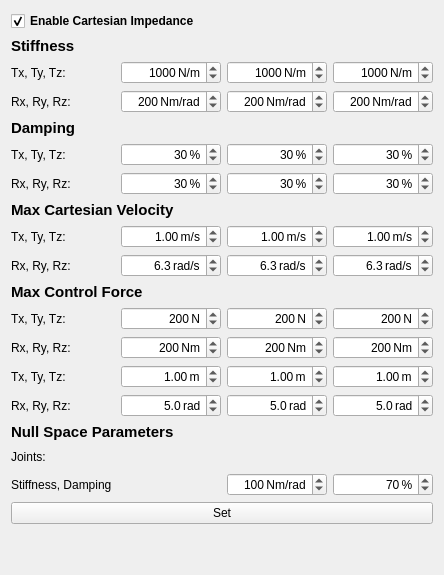
     <widget class="QWidget" name="tab_SetImpedance">
      <attribute name="title">
       <string>Cartesian Impedance</string>
      </attribute>
      <layout class="QVBoxLayout" name="verticalLayout_5">
       <item>
        <widget class="QCheckBox" name="chk_CartImpedance">
         <property name="font">
          <font>
           <weight>75</weight>
           <bold>true</bold>
          </font>
         </property>
         <property name="text">
          <string>Enable Cartesian Impedance</string>
         </property>
         <property name="checked">
          <bool>true</bool>
         </property>
        </widget>
       </item>
       <item>
        <layout class="QVBoxLayout" name="verticalLayout_2">
         <item>
          <widget class="QLabel" name="label_12">
           <property name="font">
            <font>
             <pointsize>11</pointsize>
             <weight>75</weight>
             <bold>true</bold>
             <kerning>true</kerning>
            </font>
           </property>
           <property name="text">
            <string>Stiffness</string>
           </property>
          </widget>
         </item>
         <item>
          <layout class="QGridLayout" name="group_Impedance" rowstretch="0,0,0">
           <item row="2" column="0">
            <widget class="QLabel" name="label_8">
             <property name="text">
              <string>Rx, Ry, Rz:</string>
             </property>
            </widget>
           </item>
           <item row="2" column="4">
            <widget class="QDoubleSpinBox" name="spin_Stiffness_RZ">
             <property name="alignment">
              <set>Qt::AlignRight|Qt::AlignTrailing|Qt::AlignVCenter</set>
             </property>
             <property name="suffix">
              <string> Nm/rad</string>
             </property>
             <property name="decimals">
              <number>0</number>
             </property>
             <property name="maximum">
              <double>999.000000000000000</double>
             </property>
             <property name="value">
              <double>200.000000000000000</double>
             </property>
            </widget>
           </item>
           <item row="1" column="0">
            <widget class="QLabel" name="label_7">
             <property name="text">
              <string>Tx, Ty, Tz:</string>
             </property>
            </widget>
           </item>
           <item row="2" column="2">
            <widget class="QDoubleSpinBox" name="spin_Stiffness_RX">
             <property name="alignment">
              <set>Qt::AlignRight|Qt::AlignTrailing|Qt::AlignVCenter</set>
             </property>
             <property name="suffix">
              <string> Nm/rad</string>
             </property>
             <property name="decimals">
              <number>0</number>
             </property>
             <property name="maximum">
              <double>999.000000000000000</double>
             </property>
             <property name="value">
              <double>200.000000000000000</double>
             </property>
            </widget>
           </item>
           <item row="1" column="3">
            <widget class="QDoubleSpinBox" name="spin_Stiffness_Y">
             <property name="minimumSize">
              <size>
               <width>100</width>
               <height>0</height>
              </size>
             </property>
             <property name="alignment">
              <set>Qt::AlignRight|Qt::AlignTrailing|Qt::AlignVCenter</set>
             </property>
             <property name="suffix">
              <string> N/m</string>
             </property>
             <property name="decimals">
              <number>0</number>
             </property>
             <property name="maximum">
              <double>10000.000000000000000</double>
             </property>
             <property name="value">
              <double>1000.000000000000000</double>
             </property>
            </widget>
           </item>
           <item row="1" column="4">
            <widget class="QDoubleSpinBox" name="spin_Stiffness_Z">
             <property name="minimumSize">
              <size>
               <width>100</width>
               <height>0</height>
              </size>
             </property>
             <property name="alignment">
              <set>Qt::AlignRight|Qt::AlignTrailing|Qt::AlignVCenter</set>
             </property>
             <property name="suffix">
              <string> N/m</string>
             </property>
             <property name="decimals">
              <number>0</number>
             </property>
             <property name="maximum">
              <double>10000.000000000000000</double>
             </property>
             <property name="value">
              <double>1000.000000000000000</double>
             </property>
            </widget>
           </item>
           <item row="1" column="2">
            <widget class="QDoubleSpinBox" name="spin_Stiffness_X">
             <property name="minimumSize">
              <size>
               <width>100</width>
               <height>0</height>
              </size>
             </property>
             <property name="baseSize">
              <size>
               <width>0</width>
               <height>0</height>
              </size>
             </property>
             <property name="alignment">
              <set>Qt::AlignRight|Qt::AlignTrailing|Qt::AlignVCenter</set>
             </property>
             <property name="suffix">
              <string> N/m</string>
             </property>
             <property name="decimals">
              <number>0</number>
             </property>
             <property name="maximum">
              <double>10000.000000000000000</double>
             </property>
             <property name="value">
              <double>1000.000000000000000</double>
             </property>
            </widget>
           </item>
           <item row="2" column="3">
            <widget class="QDoubleSpinBox" name="spin_Stiffness_RY">
             <property name="alignment">
              <set>Qt::AlignRight|Qt::AlignTrailing|Qt::AlignVCenter</set>
             </property>
             <property name="suffix">
              <string> Nm/rad</string>
             </property>
             <property name="decimals">
              <number>0</number>
             </property>
             <property name="maximum">
              <double>999.000000000000000</double>
             </property>
             <property name="value">
              <double>200.000000000000000</double>
             </property>
            </widget>
           </item>
           <item row="1" column="1">
            <spacer name="horizontalSpacer_6">
             <property name="orientation">
              <enum>Qt::Horizontal</enum>
             </property>
             <property name="sizeHint" stdset="0">
              <size>
               <width>40</width>
               <height>20</height>
              </size>
             </property>
            </spacer>
           </item>
          </layout>
         </item>
         <item>
          <widget class="QLabel" name="label_11">
           <property name="font">
            <font>
             <pointsize>11</pointsize>
             <weight>75</weight>
             <bold>true</bold>
            </font>
           </property>
           <property name="text">
            <string>Damping</string>
           </property>
          </widget>
         </item>
         <item>
          <layout class="QGridLayout" name="gridLayout_9">
           <item row="1" column="3">
            <widget class="QDoubleSpinBox" name="spin_Damping_RY">
             <property name="alignment">
              <set>Qt::AlignRight|Qt::AlignTrailing|Qt::AlignVCenter</set>
             </property>
             <property name="suffix">
              <string> %</string>
             </property>
             <property name="decimals">
              <number>0</number>
             </property>
             <property name="minimum">
              <double>1.000000000000000</double>
             </property>
             <property name="value">
              <double>30.000000000000000</double>
             </property>
            </widget>
           </item>
           <item row="0" column="0">
            <widget class="QLabel" name="label_9">
             <property name="text">
              <string>Tx, Ty, Tz:</string>
             </property>
            </widget>
           </item>
           <item row="0" column="2">
            <widget class="QDoubleSpinBox" name="spin_Damping_X">
             <property name="minimumSize">
              <size>
               <width>100</width>
               <height>0</height>
              </size>
             </property>
             <property name="alignment">
              <set>Qt::AlignRight|Qt::AlignTrailing|Qt::AlignVCenter</set>
             </property>
             <property name="suffix">
              <string> %</string>
             </property>
             <property name="decimals">
              <number>0</number>
             </property>
             <property name="minimum">
              <double>1.000000000000000</double>
             </property>
             <property name="maximum">
              <double>100.000000000000000</double>
             </property>
             <property name="value">
              <double>30.000000000000000</double>
             </property>
            </widget>
           </item>
           <item row="1" column="4">
            <widget class="QDoubleSpinBox" name="spin_Damping_RZ">
             <property name="alignment">
              <set>Qt::AlignRight|Qt::AlignTrailing|Qt::AlignVCenter</set>
             </property>
             <property name="suffix">
              <string> %</string>
             </property>
             <property name="decimals">
              <number>0</number>
             </property>
             <property name="minimum">
              <double>1.000000000000000</double>
             </property>
             <property name="value">
              <double>30.000000000000000</double>
             </property>
            </widget>
           </item>
           <item row="1" column="2">
            <widget class="QDoubleSpinBox" name="spin_Damping_RX">
             <property name="alignment">
              <set>Qt::AlignRight|Qt::AlignTrailing|Qt::AlignVCenter</set>
             </property>
             <property name="suffix">
              <string> %</string>
             </property>
             <property name="decimals">
              <number>0</number>
             </property>
             <property name="minimum">
              <double>1.000000000000000</double>
             </property>
             <property name="value">
              <double>30.000000000000000</double>
             </property>
            </widget>
           </item>
           <item row="0" column="3">
            <widget class="QDoubleSpinBox" name="spin_Damping_Y">
             <property name="minimumSize">
              <size>
               <width>100</width>
               <height>0</height>
              </size>
             </property>
             <property name="alignment">
              <set>Qt::AlignRight|Qt::AlignTrailing|Qt::AlignVCenter</set>
             </property>
             <property name="suffix">
              <string> %</string>
             </property>
             <property name="decimals">
              <number>0</number>
             </property>
             <property name="minimum">
              <double>1.000000000000000</double>
             </property>
             <property name="maximum">
              <double>100.000000000000000</double>
             </property>
             <property name="value">
              <double>30.000000000000000</double>
             </property>
            </widget>
           </item>
           <item row="0" column="4">
            <widget class="QDoubleSpinBox" name="spin_Damping_Z">
             <property name="minimumSize">
              <size>
               <width>100</width>
               <height>0</height>
              </size>
             </property>
             <property name="alignment">
              <set>Qt::AlignRight|Qt::AlignTrailing|Qt::AlignVCenter</set>
             </property>
             <property name="suffix">
              <string> %</string>
             </property>
             <property name="decimals">
              <number>0</number>
             </property>
             <property name="minimum">
              <double>1.000000000000000</double>
             </property>
             <property name="maximum">
              <double>100.000000000000000</double>
             </property>
             <property name="value">
              <double>30.000000000000000</double>
             </property>
            </widget>
           </item>
           <item row="1" column="0">
            <widget class="QLabel" name="label_10">
             <property name="text">
              <string>Rx, Ry, Rz: </string>
             </property>
            </widget>
           </item>
           <item row="0" column="1">
            <spacer name="horizontalSpacer_7">
             <property name="orientation">
              <enum>Qt::Horizontal</enum>
             </property>
             <property name="sizeHint" stdset="0">
              <size>
               <width>40</width>
               <height>20</height>
              </size>
             </property>
            </spacer>
           </item>
          </layout>
         </item>
         <item>
          <widget class="QLabel" name="label_15">
           <property name="font">
            <font>
             <pointsize>11</pointsize>
             <weight>75</weight>
             <bold>true</bold>
            </font>
           </property>
           <property name="text">
            <string>Max Cartesian Velocity</string>
           </property>
          </widget>
         </item>
         <item>
          <layout class="QGridLayout" name="gridLayout_10">
           <item row="0" column="3">
            <widget class="QDoubleSpinBox" name="spin_MaxVel_Y">
             <property name="minimumSize">
              <size>
               <width>100</width>
               <height>0</height>
              </size>
             </property>
             <property name="alignment">
              <set>Qt::AlignRight|Qt::AlignTrailing|Qt::AlignVCenter</set>
             </property>
             <property name="suffix">
              <string> m/s</string>
             </property>
             <property name="maximum">
              <double>9.990000000000000</double>
             </property>
             <property name="singleStep">
              <double>0.010000000000000</double>
             </property>
             <property name="value">
              <double>1.000000000000000</double>
             </property>
            </widget>
           </item>
           <item row="0" column="2">
            <widget class="QDoubleSpinBox" name="spin_MaxVel_X">
             <property name="minimumSize">
              <size>
               <width>100</width>
               <height>0</height>
              </size>
             </property>
             <property name="alignment">
              <set>Qt::AlignRight|Qt::AlignTrailing|Qt::AlignVCenter</set>
             </property>
             <property name="suffix">
              <string> m/s</string>
             </property>
             <property name="maximum">
              <double>9.990000000000000</double>
             </property>
             <property name="singleStep">
              <double>0.010000000000000</double>
             </property>
             <property name="value">
              <double>1.000000000000000</double>
             </property>
            </widget>
           </item>
           <item row="0" column="0">
            <widget class="QLabel" name="label_14">
             <property name="text">
              <string>Tx, Ty, Tz:</string>
             </property>
            </widget>
           </item>
           <item row="0" column="4">
            <widget class="QDoubleSpinBox" name="spin_MaxVel_Z">
             <property name="minimumSize">
              <size>
               <width>100</width>
               <height>0</height>
              </size>
             </property>
             <property name="alignment">
              <set>Qt::AlignRight|Qt::AlignTrailing|Qt::AlignVCenter</set>
             </property>
             <property name="suffix">
              <string> m/s</string>
             </property>
             <property name="maximum">
              <double>9.990000000000000</double>
             </property>
             <property name="singleStep">
              <double>0.010000000000000</double>
             </property>
             <property name="value">
              <double>1.000000000000000</double>
             </property>
            </widget>
           </item>
           <item row="1" column="0">
            <widget class="QLabel" name="label_13">
             <property name="text">
              <string>Rx, Ry, Rz:</string>
             </property>
            </widget>
           </item>
           <item row="1" column="2">
            <widget class="QDoubleSpinBox" name="spin_MaxVel_RX">
             <property name="alignment">
              <set>Qt::AlignRight|Qt::AlignTrailing|Qt::AlignVCenter</set>
             </property>
             <property name="suffix">
              <string> rad/s</string>
             </property>
             <property name="decimals">
              <number>1</number>
             </property>
             <property name="singleStep">
              <double>0.100000000000000</double>
             </property>
             <property name="value">
              <double>6.300000000000000</double>
             </property>
            </widget>
           </item>
           <item row="1" column="4">
            <widget class="QDoubleSpinBox" name="spin_MaxVel_RZ">
             <property name="alignment">
              <set>Qt::AlignRight|Qt::AlignTrailing|Qt::AlignVCenter</set>
             </property>
             <property name="suffix">
              <string> rad/s</string>
             </property>
             <property name="decimals">
              <number>1</number>
             </property>
             <property name="singleStep">
              <double>0.100000000000000</double>
             </property>
             <property name="value">
              <double>6.300000000000000</double>
             </property>
            </widget>
           </item>
           <item row="1" column="3">
            <widget class="QDoubleSpinBox" name="spin_MaxVel_RY">
             <property name="alignment">
              <set>Qt::AlignRight|Qt::AlignTrailing|Qt::AlignVCenter</set>
             </property>
             <property name="suffix">
              <string> rad/s</string>
             </property>
             <property name="decimals">
              <number>1</number>
             </property>
             <property name="singleStep">
              <double>0.100000000000000</double>
             </property>
             <property name="value">
              <double>6.300000000000000</double>
             </property>
            </widget>
           </item>
           <item row="0" column="1">
            <spacer name="horizontalSpacer_8">
             <property name="orientation">
              <enum>Qt::Horizontal</enum>
             </property>
             <property name="sizeHint" stdset="0">
              <size>
               <width>40</width>
               <height>20</height>
              </size>
             </property>
            </spacer>
           </item>
          </layout>
         </item>
         <item>
          <widget class="QLabel" name="label_18">
           <property name="font">
            <font>
             <pointsize>11</pointsize>
             <weight>75</weight>
             <bold>true</bold>
            </font>
           </property>
           <property name="text">
            <string>Max Control Force</string>
           </property>
          </widget>
         </item>
         <item>
          <layout class="QGridLayout" name="gridLayout_11">
           <item row="0" column="0">
            <widget class="QLabel" name="label_17">
             <property name="text">
              <string>Tx, Ty, Tz:</string>
             </property>
            </widget>
           </item>
           <item row="0" column="2">
            <widget class="QDoubleSpinBox" name="spin_MaxCtrlForce_X">
             <property name="minimumSize">
              <size>
               <width>100</width>
               <height>0</height>
              </size>
             </property>
             <property name="alignment">
              <set>Qt::AlignRight|Qt::AlignTrailing|Qt::AlignVCenter</set>
             </property>
             <property name="suffix">
              <string> N</string>
             </property>
             <property name="decimals">
              <number>0</number>
             </property>
             <property name="maximum">
              <double>999.000000000000000</double>
             </property>
             <property name="value">
              <double>200.000000000000000</double>
             </property>
            </widget>
           </item>
           <item row="3" column="4">
            <widget class="QDoubleSpinBox" name="spin_MaxPathDev_RZ">
             <property name="alignment">
              <set>Qt::AlignRight|Qt::AlignTrailing|Qt::AlignVCenter</set>
             </property>
             <property name="suffix">
              <string> rad</string>
             </property>
             <property name="decimals">
              <number>1</number>
             </property>
             <property name="maximum">
              <double>99.900000000000006</double>
             </property>
             <property name="singleStep">
              <double>0.100000000000000</double>
             </property>
             <property name="value">
              <double>5.000000000000000</double>
             </property>
            </widget>
           </item>
           <item row="1" column="3">
            <widget class="QDoubleSpinBox" name="spin_MaxCtrlForce_RY">
             <property name="alignment">
              <set>Qt::AlignRight|Qt::AlignTrailing|Qt::AlignVCenter</set>
             </property>
             <property name="suffix">
              <string> Nm</string>
             </property>
             <property name="decimals">
              <number>0</number>
             </property>
             <property name="maximum">
              <double>999.000000000000000</double>
             </property>
             <property name="value">
              <double>200.000000000000000</double>
             </property>
            </widget>
           </item>
           <item row="2" column="3">
            <widget class="QDoubleSpinBox" name="spin_MaxPathDev_Y">
             <property name="alignment">
              <set>Qt::AlignRight|Qt::AlignTrailing|Qt::AlignVCenter</set>
             </property>
             <property name="suffix">
              <string> m</string>
             </property>
             <property name="singleStep">
              <double>0.010000000000000</double>
             </property>
             <property name="value">
              <double>1.000000000000000</double>
             </property>
            </widget>
           </item>
           <item row="0" column="4">
            <widget class="QDoubleSpinBox" name="spin_MaxCtrlForce_Z">
             <property name="minimumSize">
              <size>
               <width>100</width>
               <height>0</height>
              </size>
             </property>
             <property name="alignment">
              <set>Qt::AlignRight|Qt::AlignTrailing|Qt::AlignVCenter</set>
             </property>
             <property name="suffix">
              <string> N</string>
             </property>
             <property name="decimals">
              <number>0</number>
             </property>
             <property name="maximum">
              <double>999.000000000000000</double>
             </property>
             <property name="value">
              <double>200.000000000000000</double>
             </property>
            </widget>
           </item>
           <item row="3" column="0">
            <widget class="QLabel" name="label_19">
             <property name="text">
              <string>Rx, Ry, Rz:</string>
             </property>
            </widget>
           </item>
           <item row="2" column="0">
            <widget class="QLabel" name="label_20">
             <property name="text">
              <string>Tx, Ty, Tz:</string>
             </property>
            </widget>
           </item>
           <item row="0" column="3">
            <widget class="QDoubleSpinBox" name="spin_MaxCtrlForce_Y">
             <property name="minimumSize">
              <size>
               <width>100</width>
               <height>0</height>
              </size>
             </property>
             <property name="alignment">
              <set>Qt::AlignRight|Qt::AlignTrailing|Qt::AlignVCenter</set>
             </property>
             <property name="suffix">
              <string> N</string>
             </property>
             <property name="decimals">
              <number>0</number>
             </property>
             <property name="maximum">
              <double>999.000000000000000</double>
             </property>
             <property name="value">
              <double>200.000000000000000</double>
             </property>
            </widget>
           </item>
           <item row="1" column="0">
            <widget class="QLabel" name="label_16">
             <property name="text">
              <string>Rx, Ry, Rz:</string>
             </property>
            </widget>
           </item>
           <item row="3" column="2">
            <widget class="QDoubleSpinBox" name="spin_MaxPathDev_RX">
             <property name="alignment">
              <set>Qt::AlignRight|Qt::AlignTrailing|Qt::AlignVCenter</set>
             </property>
             <property name="suffix">
              <string> rad</string>
             </property>
             <property name="decimals">
              <number>1</number>
             </property>
             <property name="maximum">
              <double>99.900000000000006</double>
             </property>
             <property name="singleStep">
              <double>0.100000000000000</double>
             </property>
             <property name="value">
              <double>5.000000000000000</double>
             </property>
            </widget>
           </item>
           <item row="2" column="4">
            <widget class="QDoubleSpinBox" name="spin_MaxPathDev_Z">
             <property name="alignment">
              <set>Qt::AlignRight|Qt::AlignTrailing|Qt::AlignVCenter</set>
             </property>
             <property name="suffix">
              <string> m</string>
             </property>
             <property name="singleStep">
              <double>0.010000000000000</double>
             </property>
             <property name="value">
              <double>1.000000000000000</double>
             </property>
            </widget>
           </item>
           <item row="2" column="2">
            <widget class="QDoubleSpinBox" name="spin_MaxPathDev_X">
             <property name="alignment">
              <set>Qt::AlignRight|Qt::AlignTrailing|Qt::AlignVCenter</set>
             </property>
             <property name="suffix">
              <string> m</string>
             </property>
             <property name="singleStep">
              <double>0.010000000000000</double>
             </property>
             <property name="value">
              <double>1.000000000000000</double>
             </property>
            </widget>
           </item>
           <item row="1" column="2">
            <widget class="QDoubleSpinBox" name="spin_MaxCtrlForce_RX">
             <property name="alignment">
              <set>Qt::AlignRight|Qt::AlignTrailing|Qt::AlignVCenter</set>
             </property>
             <property name="suffix">
              <string> Nm</string>
             </property>
             <property name="decimals">
              <number>0</number>
             </property>
             <property name="maximum">
              <double>999.000000000000000</double>
             </property>
             <property name="value">
              <double>200.000000000000000</double>
             </property>
            </widget>
           </item>
           <item row="1" column="4">
            <widget class="QDoubleSpinBox" name="spin_MaxCtrlForce_RZ">
             <property name="alignment">
              <set>Qt::AlignRight|Qt::AlignTrailing|Qt::AlignVCenter</set>
             </property>
             <property name="suffix">
              <string> Nm</string>
             </property>
             <property name="decimals">
              <number>0</number>
             </property>
             <property name="maximum">
              <double>999.000000000000000</double>
             </property>
             <property name="value">
              <double>200.000000000000000</double>
             </property>
            </widget>
           </item>
           <item row="3" column="3">
            <widget class="QDoubleSpinBox" name="spin_MaxPathDev_RY">
             <property name="alignment">
              <set>Qt::AlignRight|Qt::AlignTrailing|Qt::AlignVCenter</set>
             </property>
             <property name="suffix">
              <string> rad</string>
             </property>
             <property name="decimals">
              <number>1</number>
             </property>
             <property name="maximum">
              <double>99.900000000000006</double>
             </property>
             <property name="singleStep">
              <double>0.100000000000000</double>
             </property>
             <property name="value">
              <double>5.000000000000000</double>
             </property>
            </widget>
           </item>
           <item row="0" column="1">
            <spacer name="horizontalSpacer_9">
             <property name="orientation">
              <enum>Qt::Horizontal</enum>
             </property>
             <property name="sizeHint" stdset="0">
              <size>
               <width>40</width>
               <height>20</height>
              </size>
             </property>
            </spacer>
           </item>
          </layout>
         </item>
         <item>
          <widget class="QLabel" name="label_21">
           <property name="font">
            <font>
             <pointsize>11</pointsize>
             <weight>75</weight>
             <bold>true</bold>
            </font>
           </property>
           <property name="text">
            <string>Null Space Parameters</string>
           </property>
          </widget>
         </item>
         <item>
          <layout class="QGridLayout" name="gridLayout_12">
           <item row="1" column="3">
            <widget class="QDoubleSpinBox" name="spin_NullSpace_Damping">
             <property name="minimumSize">
              <size>
               <width>100</width>
               <height>0</height>
              </size>
             </property>
             <property name="alignment">
              <set>Qt::AlignRight|Qt::AlignTrailing|Qt::AlignVCenter</set>
             </property>
             <property name="suffix">
              <string> %</string>
             </property>
             <property name="decimals">
              <number>0</number>
             </property>
             <property name="value">
              <double>70.000000000000000</double>
             </property>
            </widget>
           </item>
           <item row="1" column="0">
            <widget class="QLabel" name="label_22">
             <property name="text">
              <string>Stiffness, Damping</string>
             </property>
            </widget>
           </item>
           <item row="1" column="2">
            <widget class="QDoubleSpinBox" name="spin_NullSpace_Stiffness">
             <property name="minimumSize">
              <size>
               <width>100</width>
               <height>0</height>
              </size>
             </property>
             <property name="alignment">
              <set>Qt::AlignRight|Qt::AlignTrailing|Qt::AlignVCenter</set>
             </property>
             <property name="suffix">
              <string> Nm/rad</string>
             </property>
             <property name="decimals">
              <number>0</number>
             </property>
             <property name="maximum">
              <double>999.000000000000000</double>
             </property>
             <property name="value">
              <double>100.000000000000000</double>
             </property>
            </widget>
           </item>
           <item row="0" column="0">
            <widget class="QLabel" name="label_23">
             <property name="text">
              <string>Joints: </string>
             </property>
            </widget>
           </item>
           <item row="0" column="1">
            <spacer name="horizontalSpacer_10">
             <property name="orientation">
              <enum>Qt::Horizontal</enum>
             </property>
             <property name="sizeHint" stdset="0">
              <size>
               <width>40</width>
               <height>20</height>
              </size>
             </property>
            </spacer>
           </item>
          </layout>
         </item>
        </layout>
       </item>
       <item>
        <widget class="QPushButton" name="setCartImpParamsButton">
         <property name="text">
          <string>Set</string>
         </property>
        </widget>
       </item>
       <item>
        <spacer name="verticalSpacer_6">
         <property name="orientation">
          <enum>Qt::Vertical</enum>
         </property>
         <property name="sizeHint" stdset="0">
          <size>
           <width>20</width>
           <height>40</height>
          </size>
         </property>
        </spacer>
       </item>
      </layout>
     </widget>
